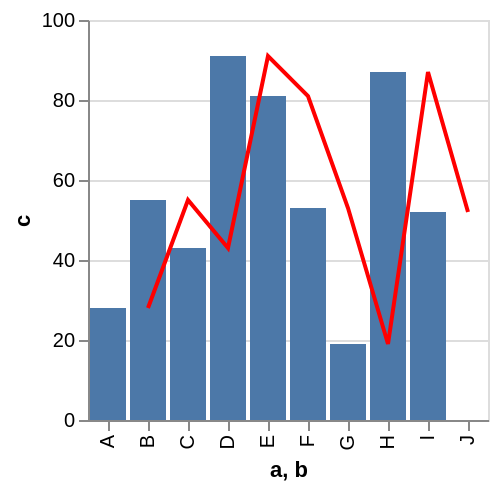

This figure's Vega-Lite source:
### Vega specification from a JSON file in a GitHub repository (floating-point values rounded to 4 significant figures)
{"$schema": "https://vega.github.io/schema/vega/v5.json", "background": "white", "padding": 5, "height": 200, "style": "cell", "data": [{"name": "source_0", "values": [{"a": "A", "b": "B", "c": 28}, {"a": "B", "b": "C", "c": 55}, {"a": "C", "b": "D", "c": 43}, {"a": "D", "b": "E", "c": 91}, {"a": "E", "b": "F", "c": 81}, {"a": "F", "b": "G", "c": 53}, {"a": "G", "b": "H", "c": 19}, {"a": "H", "b": "I", "c": 87}, {"a": "I", "b": "J", "c": 52}]}, {"name": "data_0", "source": "source_0", "transform": [{"type": "filter", "expr": "isValid(datum[\"c\"]) && isFinite(+datum[\"c\"])"}]}], "signals": [{"name": "x_step", "value": 20}, {"name": "width", "update": "bandspace(domain('x').length, 0.1, 0.05) * x_step"}], "marks": [{"name": "layer_0_marks", "type": "rect", "style": ["bar"], "from": {"data": "data_0"}, "encode": {"update": {"fill": {"value": "#4c78a8"}, "x": {"scale": "x", "field": "a"}, "width": {"scale": "x", "band": true}, "y": {"scale": "y", "field": "c"}, "y2": {"scale": "y", "value": 0}}}}, {"name": "layer_1_marks", "type": "line", "style": ["line"], "sort": {"field": "datum[\"b\"]"}, "from": {"data": "source_0"}, "encode": {"update": {"stroke": {"value": "red"}, "x": {"scale": "x", "field": "b", "band": 0.5}, "y": {"scale": "y", "field": "c"}, "defined": {"signal": "isValid(datum[\"c\"]) && isFinite(+datum[\"c\"])"}}}}], "scales": [{"name": "x", "type": "band", "domain": {"fields": [{"data": "data_0", "field": "a"}, {"data": "source_0", "field": "b"}], "sort": true}, "range": {"step": {"signal": "x_step"}}, "paddingInner": 0.1, "paddingOuter": 0.05}, {"name": "y", "type": "linear", "domain": {"fields": [{"data": "data_0", "field": "c"}, {"data": "source_0", "field": "c"}]}, "range": [{"signal": "height"}, 0], "nice": true, "zero": true}], "axes": [{"scale": "y", "orient": "left", "gridScale": "x", "grid": true, "tickCount": {"signal": "ceil(height/40)"}, "domain": false, "labels": false, "maxExtent": 0, "minExtent": 0, "ticks": false, "zindex": 0}, {"scale": "x", "orient": "bottom", "grid": false, "title": "a, b", "labelAlign": "right", "labelAngle": 270, "labelBaseline": "middle", "labelOverlap": true, "zindex": 0}, {"scale": "y", "orient": "left", "grid": false, "title": "c", "labelOverlap": true, "tickCount": {"signal": "ceil(height/40)"}, "zindex": 0}], "config": {"background": "white"}}
